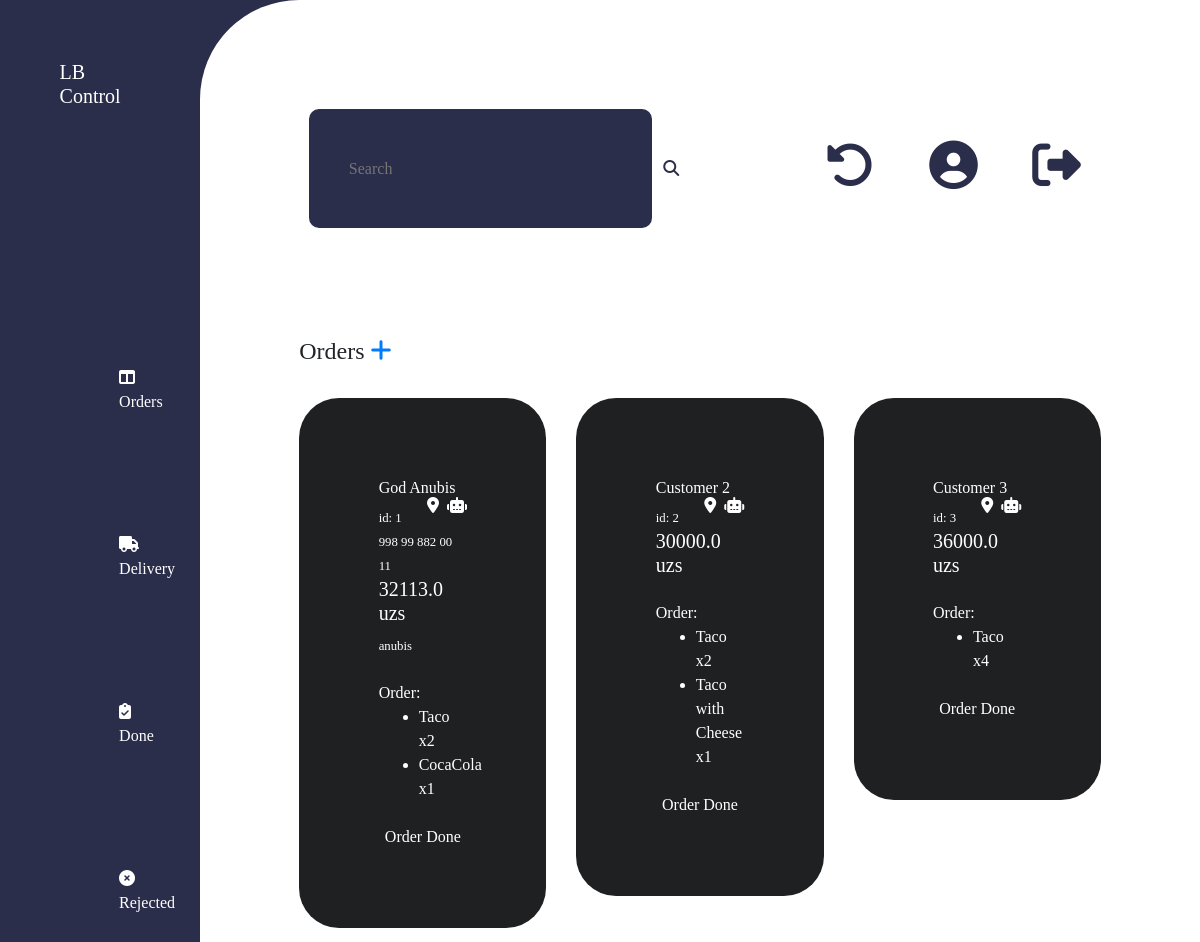
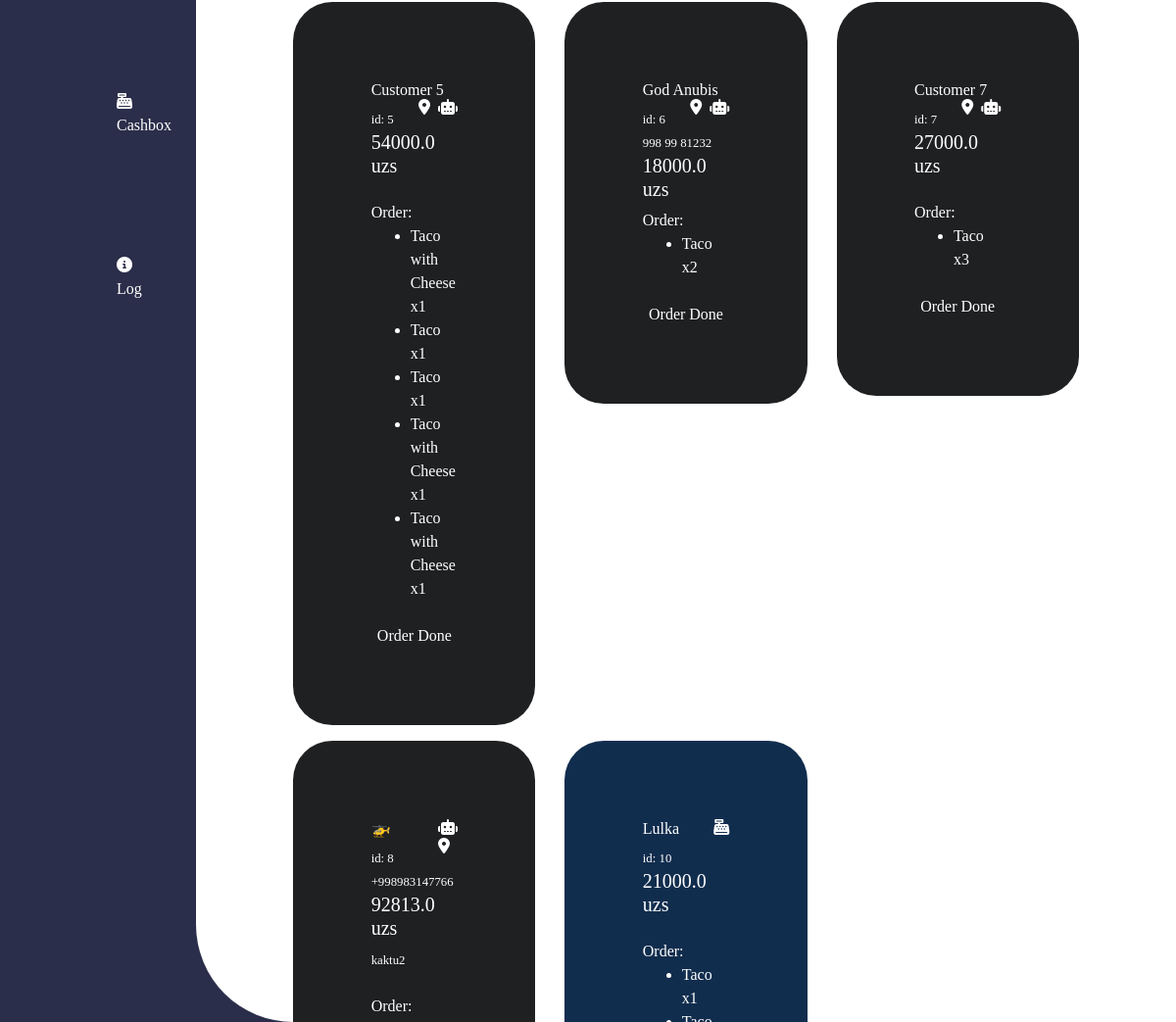
The page /dashboard/done (signed in) on the database its author committed (2 pictures, top to bottom).
### bot/models.py (models this page shows, shortened)
class Order(models.Model):
	customer_id = models.IntegerField(default = 0)
	customer_username = models.CharField(max_length = 100)
	customer_phone = models.CharField(max_length = 30)
	customer_location = models.CharField(max_length = 40)
	customer_name = models.CharField(max_length = 100)
	order = models.JSONField(default = list)
	source = models.CharField(max_length = 10, default = 'cash-register')
	price = models.FloatField(max_length = 30)
	status = models.CharField(max_length = 10, default = 'pending')
	date = models.DateTimeField()

### interface/views.py (the view)
# urls.py: path('dashboard/<str:status>', views.dashboard, name = 'dashboard'),
@login_required
def dashboard(request, status):
	orders = Order.objects.filter(status = status)
	return render(request, 'dashboard.html', {'orders': orders})

### interface/templatetags/order-filters.py (called while the page is built)
@register.filter
def parser(item):
	try:
		return json.loads(item)
	except Exception as e:
		pass

### interface/templates/dashboard.html (shortened to what this page needs)
<!DOCTYPE html>
<html lang="en">
<head>
	{% load static %}
	<link rel="stylesheet" href="{% static 'style.css' %}">
	<link rel="stylesheet" href="https://stackpath.bootstrapcdn.com/bootstrap/4.4.1/css/bootstrap.min.css">
	{% load order-filters %}
</head>
<body>
	<div class="container-fluid">
		<div class="row">
			<div class="col-md-2 p-0 m-0">
				<div class="sidebar">
					<h5 style="color: white;">LB Control</h5>
					<ul class="sidebar-menu">
						<li><a href="{% url 'dashboard' 'pending' %}" class="sidebar-menu-item active"><span class="fas fa-columns"></span> Orders</a></li>
						<li><a href="{% url 'dashboard' 'delivery' %}" class="sidebar-menu-item"><span class="fas fa-truck"></span> Delivery</a></li>
						<li><a href="{% url 'dashboard' 'done' %}" class="sidebar-menu-item"><span class="fas fa-clipboard-check"></span> Done</a></li>
						<li><a href="{% url 'dashboard' 'reject' %}" class="sidebar-menu-item"><span class="fas fa-times-circle"></span> Rejected</a></li>
						<li><a href="{% url 'cashbox' %}" class="sidebar-menu-item"><span class="fas fa-cash-register"></span> Cashbox</a></li>
						<li><a href="" class="sidebar-menu-item"><span class="fas fa-info-circle"></span> Log</a></li>
					</ul>
				</div>
			</div>
			<div class="col-md-10 p-0">
				<div class="content">
					<div class="status-bar">
						<form class="search-form">
							<input type="text" placeholder="Search">
							<button type="submit"><span class="fas fa-search"></span></button>
						</form>
						<div class="user-info text-right">
							<a href="{% url 'dashboard' 'pending' %}"><span class="fas fa-undo-alt"></span></a>
							<a href=""><span class="fas fa-user-circle"></span></a>
							<a href=""><span class="fas fa-sign-out-alt"></span></a>
						</div>
					</div>
					{% block main %}
						<h4>Orders <a href="{% url 'add' %}"><span class="fas fa-plus"></span></a></h4>
						<div class="row mt-3">
							{% if orders %}
							{% for order in orders %}
								<div class="col-md-4 mt-3">
									<div class="order-card order-card-{{order.source}}">
										<h6>
											{{order.customer_name}}
											{% if 'robot' in order.source %}
											<span style="float: right;" class="fas fa-{{order.source}}"></span>
											<a><span style="float: right;" class="fas fa-map-marker-alt">&ensp;</span></a>
											{% else %}
											<span style="float: right;" class="fas fa-{{order.source}}"></span>
											{% endif %}
										</h6>
										<small>id: {{order.id}}</small><br>
										<small>{{order.customer_phone}} <h5 style="float: right;">{{order.price}} uzs</h5></small><br>
										<small>{{order.customer_username}}</small><br><br>
										<p class="m-0">Order:</p>
										<ul>
											{% for item in order.order|parser %}
												<li>{{item}}</li>
											{% endfor %}
										</ul>
										{% if 'done' in order.status %}
											<div class="order-card-footer text-center mt-4">
												Order Done
											</div>
										{% elif 'reject' in order.status %}
											<div class="order-card-footer text-center mt-4">
												Order Rejected
											</div>
										{% else %}
											<div class="order-card-footer text-center mt-4">
												<a href="{% url 'orderValidation' order.id 'reject' %}" class="order-card-reject-button">Reject</a>
												<a href="{% url 'orderValidation' order.id 'done' %}" class="order-card-done-button">Done</a>
											</div>
										{% endif %}
									</div>
								</div>
							{% endfor %}
							{% else %}
								<div class="col-md-12">No orders</div>
							{% endif %}
						</div>
					{% endblock %}
				</div>
			</div>
		</div>
	</div>
</body>
</html>

### interface/static/style.css (style rules this page uses)
* { transition: .3s ease; font-family: Segoe; }
.container-fluid { background: #2B2E4A; }
.sidebar { height: 100vh; width: 100%; padding: 3vh; margin: 0; }
.sidebar-menu { margin-top: 10vh; padding: 0; width: 100%; list-style: none; }
.sidebar-menu li { width: 100%; }
.sidebar-menu-item { display: block; width: 100%; height: 100%; padding: 3vh; text-decoration: none; color: white; border-radius: 10px; }
.content { background: white; width: 100%; height: 100vh; border-top-left-radius: 5vh; border-bottom-left-radius: 5vh; padding: 5vh; overflow-y: scroll; }
.status-bar { width: 100%; height: 7vh; margin-bottom: 5vh; }
.search-form { width: 50%; height: 7vh; padding: .5vh; border: 0; float: left; }
.search-form input { width: 90%; height: 6vh; border: 0; padding: 2vh; border-radius: 10px; background: #2B2E4A; color: white; }
.search-form button { width: 8%; height: 6vh; border: 0; background: none; color: #2B2E4A; }
.user-info { width: 50%; height: 7vh; float: right; font-size: 3vh; padding: 1vh; }
.user-info a { color: #2B2E4A; margin-left: 2vh; }
.order-card { width: 100%; height: auto; padding: 4vh; color: white; border-radius: 40px; }
.order-card a { padding: 1vh 6vh; text-align: center; color: white; text-decoration: none; border-radius: 10px; }
.order-card-cash-register { background: #112D4E; }
.order-card-robot { background: #1E2022; }

### rows shown on the page
Order: customer_name "God Anubis", id "1", customer_phone "998 99 882 00 11", price "32113.0", customer_username "anubis", order "Taco x2" "CocaCola x1", status "Order Done"
Order: customer_name "Customer 2", id "2", price "30000.0", order "Taco x2" "Taco with Cheese x1", status "Order Done"
Order: customer_name "Customer 3", id "3", price "36000.0", order "Taco x4", status "Order Done"
Order: customer_name "Customer 5", id "5", price "54000.0", order "Taco with Cheese x1" "Taco x1" "Taco x1" "Taco with Cheese x1" "Taco with Cheese x1", status "Order Done"
Order: customer_name "God Anubis", id "6", customer_phone "998 99 81232", price "18000.0", order "Taco x2", status "Order Done"
Order: customer_name "Customer 7", id "7", price "27000.0", order "Taco x3", status "Order Done"
Order: customer_name "🚁", id "8", customer_phone "+998983147766", price "92813.0", customer_username "kaktu2"
Order: customer_name "Lulka", id "10", price "21000.0", order "Taco x1"
